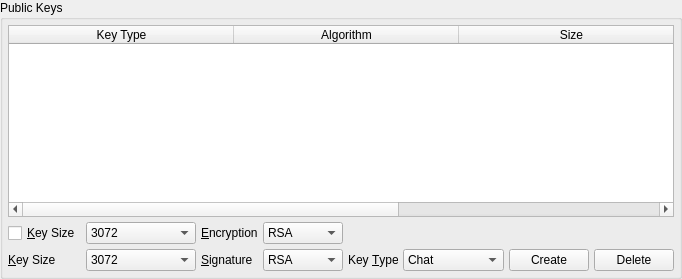
               <widget class="QGroupBox" name="publicKeysBox">
                <property name="title">
                 <string>Public Keys</string>
                </property>
                <layout class="QVBoxLayout" name="verticalLayout_49">
                 <property name="spacing">
                  <number>5</number>
                 </property>
                 <property name="leftMargin">
                  <number>5</number>
                 </property>
                 <property name="topMargin">
                  <number>5</number>
                 </property>
                 <property name="rightMargin">
                  <number>5</number>
                 </property>
                 <property name="bottomMargin">
                  <number>5</number>
                 </property>
                 <item>
                  <widget class="QTableWidget" name="personal_public_keys">
                   <property name="minimumSize">
                    <size>
                     <width>0</width>
                     <height>150</height>
                    </size>
                   </property>
                   <property name="alternatingRowColors">
                    <bool>true</bool>
                   </property>
                   <property name="selectionMode">
                    <enum>QAbstractItemView::SingleSelection</enum>
                   </property>
                   <property name="selectionBehavior">
                    <enum>QAbstractItemView::SelectRows</enum>
                   </property>
                   <property name="verticalScrollMode">
                    <enum>QAbstractItemView::ScrollPerPixel</enum>
                   </property>
                   <property name="horizontalScrollMode">
                    <enum>QAbstractItemView::ScrollPerPixel</enum>
                   </property>
                   <attribute name="horizontalHeaderDefaultSectionSize">
                    <number>225</number>
                   </attribute>
                   <attribute name="horizontalHeaderStretchLastSection">
                    <bool>true</bool>
                   </attribute>
                   <attribute name="verticalHeaderVisible">
                    <bool>false</bool>
                   </attribute>
                   <column>
                    <property name="text">
                     <string>Key Type</string>
                    </property>
                   </column>
                   <column>
                    <property name="text">
                     <string>Algorithm</string>
                    </property>
                   </column>
                   <column>
                    <property name="text">
                     <string>Size</string>
                    </property>
                   </column>
                   <column>
                    <property name="text">
                     <string>Hash</string>
                    </property>
                   </column>
                   <column>
                    <property name="text">
                     <string>Base-64</string>
                    </property>
                   </column>
                  </widget>
                 </item>
                 <item>
                  <layout class="QGridLayout" name="gridLayout_10">
                   <property name="spacing">
                    <number>5</number>
                   </property>
                   <item row="0" column="1">
                    <widget class="QComboBox" name="encryptionKeySize">
                     <property name="currentIndex">
                      <number>0</number>
                     </property>
                     <property name="sizeAdjustPolicy">
                      <enum>QComboBox::AdjustToContents</enum>
                     </property>
                     <item>
                      <property name="text">
                       <string>3072</string>
                      </property>
                     </item>
                     <item>
                      <property name="text">
                       <string>4096</string>
                      </property>
                     </item>
                     <item>
                      <property name="text">
                       <string>7680</string>
                      </property>
                     </item>
                     <item>
                      <property name="text">
                       <string>8192</string>
                      </property>
                     </item>
                     <item>
                      <property name="text">
                       <string>15360</string>
                      </property>
                     </item>
                    </widget>
                   </item>
                   <item row="1" column="10">
                    <widget class="QComboBox" name="keys">
                     <property name="sizeAdjustPolicy">
                      <enum>QComboBox::AdjustToContents</enum>
                     </property>
                     <item>
                      <property name="text">
                       <string notr="true">Chat</string>
                      </property>
                     </item>
                     <item>
                      <property name="text">
                       <string notr="true">E-Mail</string>
                      </property>
                     </item>
                     <item>
                      <property name="text">
                       <string notr="true">Open Library</string>
                      </property>
                     </item>
                     <item>
                      <property name="text">
                       <string notr="true">Poptastic</string>
                      </property>
                     </item>
                     <item>
                      <property name="text">
                       <string notr="true">Rosetta</string>
                      </property>
                     </item>
                     <item>
                      <property name="text">
                       <string notr="true">URL</string>
                      </property>
                     </item>
                    </widget>
                   </item>
                   <item row="1" column="12">
                    <widget class="QPushButton" name="delete_key">
                     <property name="text">
                      <string>Delete</string>
                     </property>
                    </widget>
                   </item>
                   <item row="1" column="2">
                    <widget class="QLabel" name="label_46">
                     <property name="text">
                      <string>&amp;Signature</string>
                     </property>
                     <property name="buddy">
                      <cstring>signatureKeyType</cstring>
                     </property>
                    </widget>
                   </item>
                   <item row="1" column="9">
                    <widget class="QLabel" name="label_69">
                     <property name="text">
                      <string>Key &amp;Type</string>
                     </property>
                     <property name="buddy">
                      <cstring>keys</cstring>
                     </property>
                    </widget>
                   </item>
                   <item row="1" column="0">
                    <widget class="QLabel" name="label_92">
                     <property name="text">
                      <string>&amp;Key Size</string>
                     </property>
                     <property name="buddy">
                      <cstring>signatureKeySize</cstring>
                     </property>
                    </widget>
                   </item>
                   <item row="1" column="3">
                    <widget class="QComboBox" name="signatureKeyType">
                     <property name="currentIndex">
                      <number>4</number>
                     </property>
                     <property name="sizeAdjustPolicy">
                      <enum>QComboBox::AdjustToContents</enum>
                     </property>
                     <item>
                      <property name="text">
                       <string>DSA</string>
                      </property>
                     </item>
                     <item>
                      <property name="text">
                       <string>ECDSA</string>
                      </property>
                     </item>
                     <item>
                      <property name="text">
                       <string>EdDSA</string>
                      </property>
                     </item>
                     <item>
                      <property name="text">
                       <string>ElGamal</string>
                      </property>
                     </item>
                     <item>
                      <property name="text">
                       <string>RSA</string>
                      </property>
                     </item>
                    </widget>
                   </item>
                   <item row="0" column="2">
                    <widget class="QLabel" name="label_45">
                     <property name="text">
                      <string>&amp;Encryption</string>
                     </property>
                     <property name="buddy">
                      <cstring>encryptionKeyType</cstring>
                     </property>
                    </widget>
                   </item>
                   <item row="1" column="11">
                    <widget class="QPushButton" name="regenerate">
                     <property name="text">
                      <string>Create</string>
                     </property>
                    </widget>
                   </item>
                   <item row="1" column="1">
                    <widget class="QComboBox" name="signatureKeySize">
                     <property name="currentIndex">
                      <number>0</number>
                     </property>
                     <property name="sizeAdjustPolicy">
                      <enum>QComboBox::AdjustToContents</enum>
                     </property>
                     <property name="minimumContentsLength">
                      <number>10</number>
                     </property>
                     <item>
                      <property name="text">
                       <string>3072</string>
                      </property>
                     </item>
                     <item>
                      <property name="text">
                       <string>4096</string>
                      </property>
                     </item>
                     <item>
                      <property name="text">
                       <string>7680</string>
                      </property>
                     </item>
                     <item>
                      <property name="text">
                       <string>8192</string>
                      </property>
                     </item>
                     <item>
                      <property name="text">
                       <string>15360</string>
                      </property>
                     </item>
                    </widget>
                   </item>
                   <item row="0" column="3">
                    <widget class="QComboBox" name="encryptionKeyType">
                     <property name="currentIndex">
                      <number>3</number>
                     </property>
                     <property name="sizeAdjustPolicy">
                      <enum>QComboBox::AdjustToContents</enum>
                     </property>
                     <item>
                      <property name="text">
                       <string>ElGamal</string>
                      </property>
                     </item>
                     <item>
                      <property name="text">
                       <string>McEliece</string>
                      </property>
                     </item>
                     <item>
                      <property name="text">
                       <string>NTRU</string>
                      </property>
                     </item>
                     <item>
                      <property name="text">
                       <string>RSA</string>
                      </property>
                     </item>
                    </widget>
                   </item>
                   <item row="0" column="0">
                    <widget class="QCheckBox" name="newKeys">
                     <property name="sizePolicy">
                      <sizepolicy hsizetype="Minimum" vsizetype="Preferred">
                       <horstretch>0</horstretch>
                       <verstretch>0</verstretch>
                      </sizepolicy>
                     </property>
                     <property name="toolTip">
                      <string>&lt;html&gt;&lt;head/&gt;&lt;body&gt;&lt;p&gt;If checked, a confirmation prompt is displayed whenever the passphrase or question/answer is/are updated. If the confirmation prompt is confirmed, new key pairs will be generated.&lt;/p&gt;&lt;/body&gt;&lt;/html&gt;</string>
                     </property>
                     <property name="text">
                      <string>&amp;Key Size</string>
                     </property>
                    </widget>
                   </item>
                  </layout>
                 </item>
                </layout>
               </widget>
